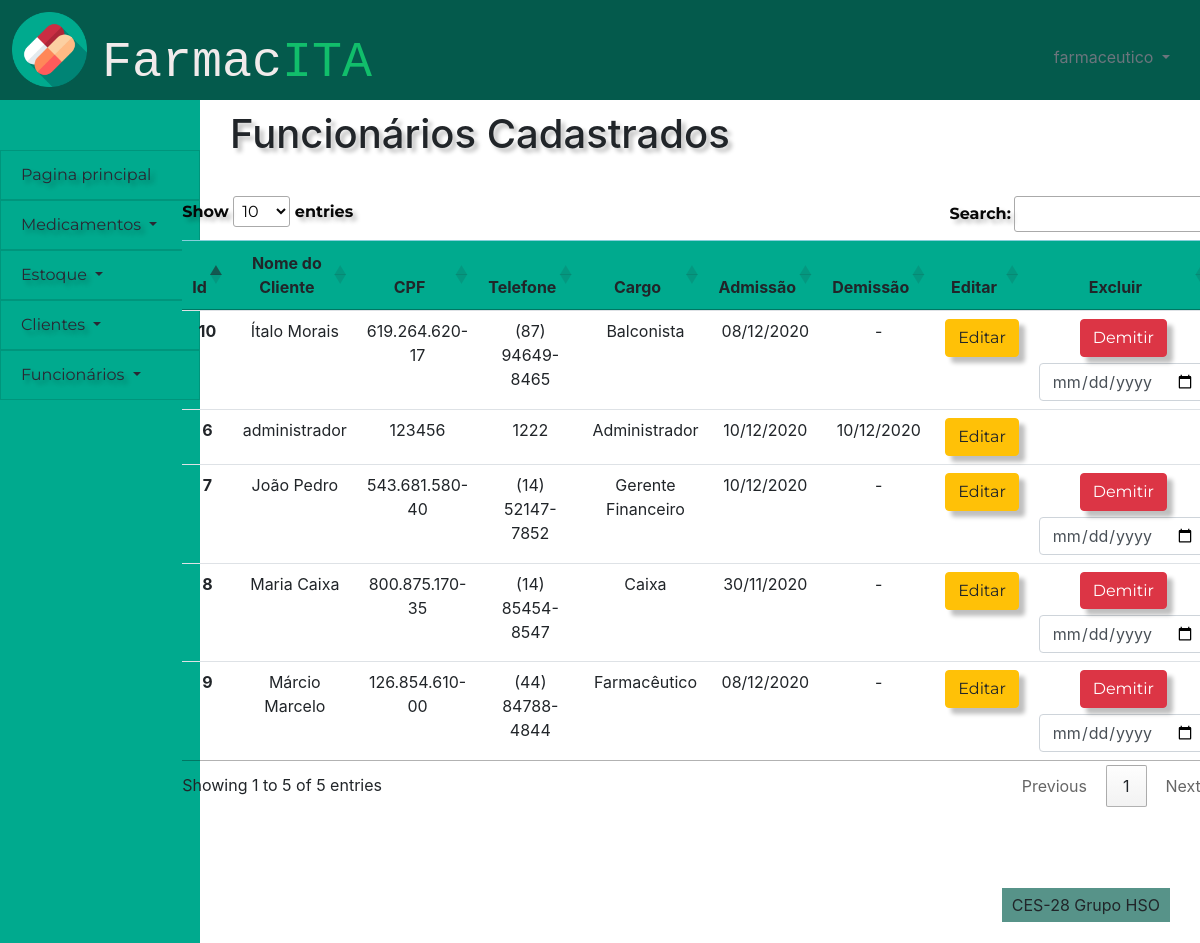
Before: /pessoas/editar_usuario (signed in) with the older database file.
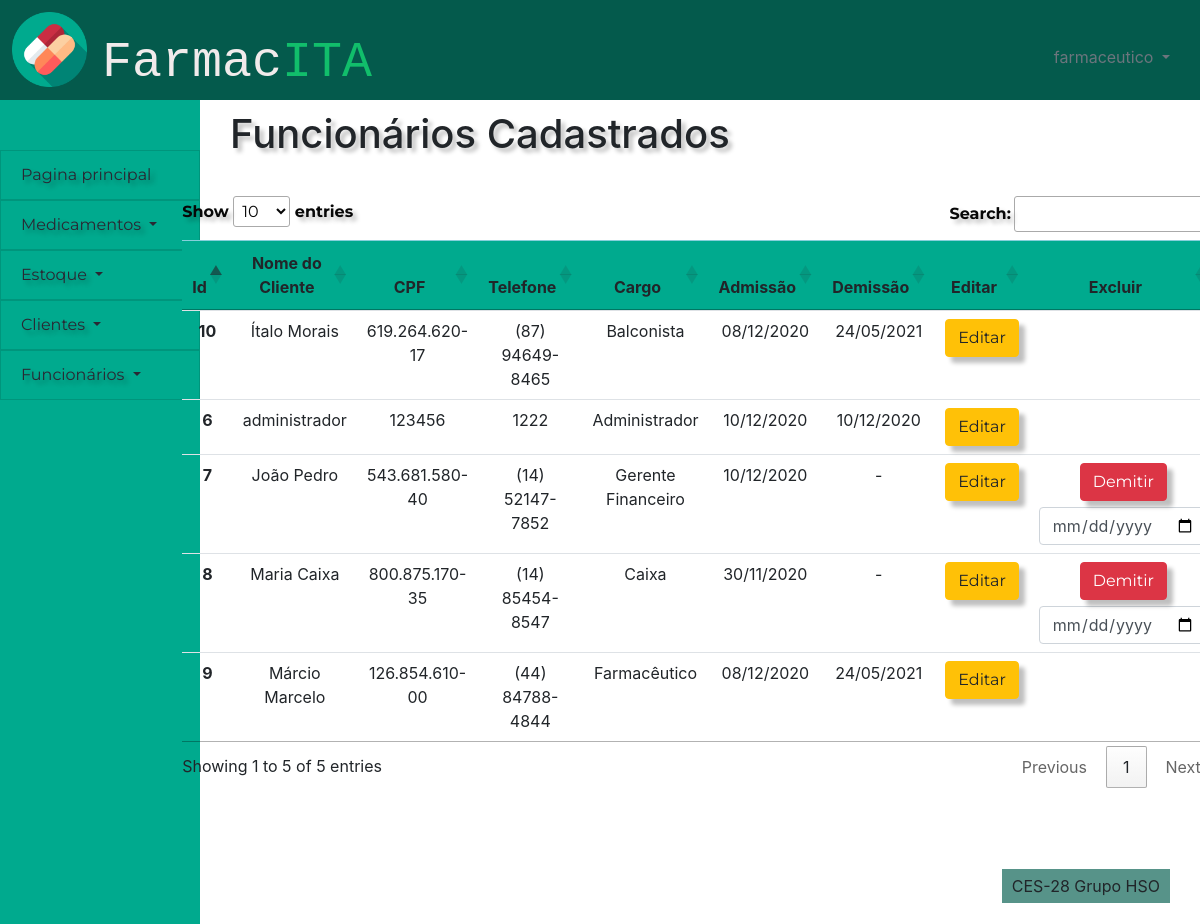
After: the same page with the newer database file.
### pessoas/models.py (models this page shows)
class funcionario(models.Model):
    id = models.AutoField(primary_key=True, auto_created=True)
    user = models.OneToOneField(User,on_delete=models.CASCADE)
    nome_funcionario = models.CharField(max_length=300)
    cpf = models.CharField(max_length=14)
    telefone = models.CharField(max_length=15)
    cargo = models.CharField(max_length=100)
    data_de_admissao = models.DateField(auto_now=False,auto_now_add=False,null=False)
    data_de_demissao = models.DateField(auto_now=False,auto_now_add=False,null=True)
    class Meta:
        db_table = 'funcionarios'

### pessoas/views.py (the view, shortened to what this page needs)
# urls.py: path('editar_usuario',views.editar_usuario, name = 'editar_usuario'),
def editar_usuario(request):
    check, retorno = checar_cargo(request)
    if check:
        return retorno
    cargo = funcionario.objects.get(user=request.user).cargo
    sucesso=False
    if request.user.is_authenticated:
        editar = False
        lista = funcionario.objects.all()
        busca = request.GET.get('buscacliente')
        if busca:
            editar = False
            lista = funcionario.objects.filter(nome_funcionario__icontains = busca)
        delete = request.GET.get('delete')
        data = request.GET.get('data_de_demissao')
        editando = request.GET.get('edit')
        if editando:
            editar = True
            lista = funcionario.objects.filter(id = editando)
        return render(request,'pessoas/pagina_edicao_de_usuario.html',{'lista':lista,'editar':editar,'sucesso':sucesso,'cargo':cargo})
    else:
        return failed_login(request)

### pessoas/views.py (called while the page is built)
def checar_cargo(request):
    user = request.user
    if user.is_anonymous:
        return True, redirect('/')
    else:
        cargo = funcionario.objects.get(user=request.user).cargo
        if cargo == 'Caixa':
            return 1, render(request,'sem_permissao.html',{'cargo':cargo})
        elif cargo == 'Gerente Financeiro':
            return 2, render(request,'sem_permissao.html',{'cargo':cargo})
        elif cargo == 'Balconista':
            return 3, render(request,'sem_permissao.html',{'cargo':cargo})
    return False, False

### frontend/pessoas/pagina_edicao_de_usuario.html (shortened to what this page needs)
{% extends 'template/padrao.html' %}
{% load static %}
{%block titulo-conteudo %}
Funcionários Cadastrados
{% endblock %}
{% block content %}
<div>
    <div class="tabela">
        <div style="display:flex;justify-content:center;align-items:center;">
        <table id="usuarios" class="table table-hover">
            <thead class="table-info">
                <tr>
                    <th scope="col">Id</th>
                    <th scope="col">Nome do Cliente</th>
                    <th scope="col">CPF</th>
                    <th scope="col">Telefone</th>
                    <th scope="col">Cargo</th>
                    <th scope="col">Admissão</th>
                    <th scope="col">Demissão</th>
                    <th>Editar</th>
                    <th>Excluir</th>
                </tr>
            </thead>
            <tbody>
            {% for i in lista %}
                <tr class={{i.id}}>
                    <th scope="row">{{i.id}}</th>
                    <td class = "nome">{{i.nome_funcionario}}</td>
                    <td class = "cpf">{{i.cpf}}</td>
                    <td class = "telefone">{{i.telefone}}</td>
                    <td class = "cargo">{{i.cargo}}</td>
                    <td class = "admissao">{{i.data_de_admissao}}</td>
                    <td class = "demissao">
                        {% if i.data_de_demissao == None%}
                        {{"-"}}
                        {%else%}
                        {{i.data_de_demissao}}
                        {% endif%}
                    </td>
                    <td>
                        <form class= "centro">
                            <button value = {{i.id}} name = 'edit' class="btn btn-warning"  type = "submit" >Editar</button>
                        </form>
                    </td>
                    <td>
                        {% if i.data_de_demissao == None%}
                        <form class= "centro">
                            <button  value = {{i.id}} name = 'delete' class="btn btn-danger botao" type = "submit">Demitir</button>
                            <input type="date" required class="form-control background-none custom-input", name = 'data_de_demissao'>
                        </form>
                        {% endif%}
                    </td>
                </tr>
            {% endfor %}
            </tbody>
        </table>
        </div>
    </div>
</div>
    <link rel="stylesheet" href="https://cdn.datatables.net/1.10.24/css/jquery.dataTables.min.css">
{% endblock %}

Changed rows visible on the page:
changed funcionario "Márcio Marcelo": data_de_demissao (not shown) → "24/05/2021"; value "-" → (not shown)
changed funcionario "Ítalo Morais": data_de_demissao (not shown) → "24/05/2021"; value "-" → (not shown)
